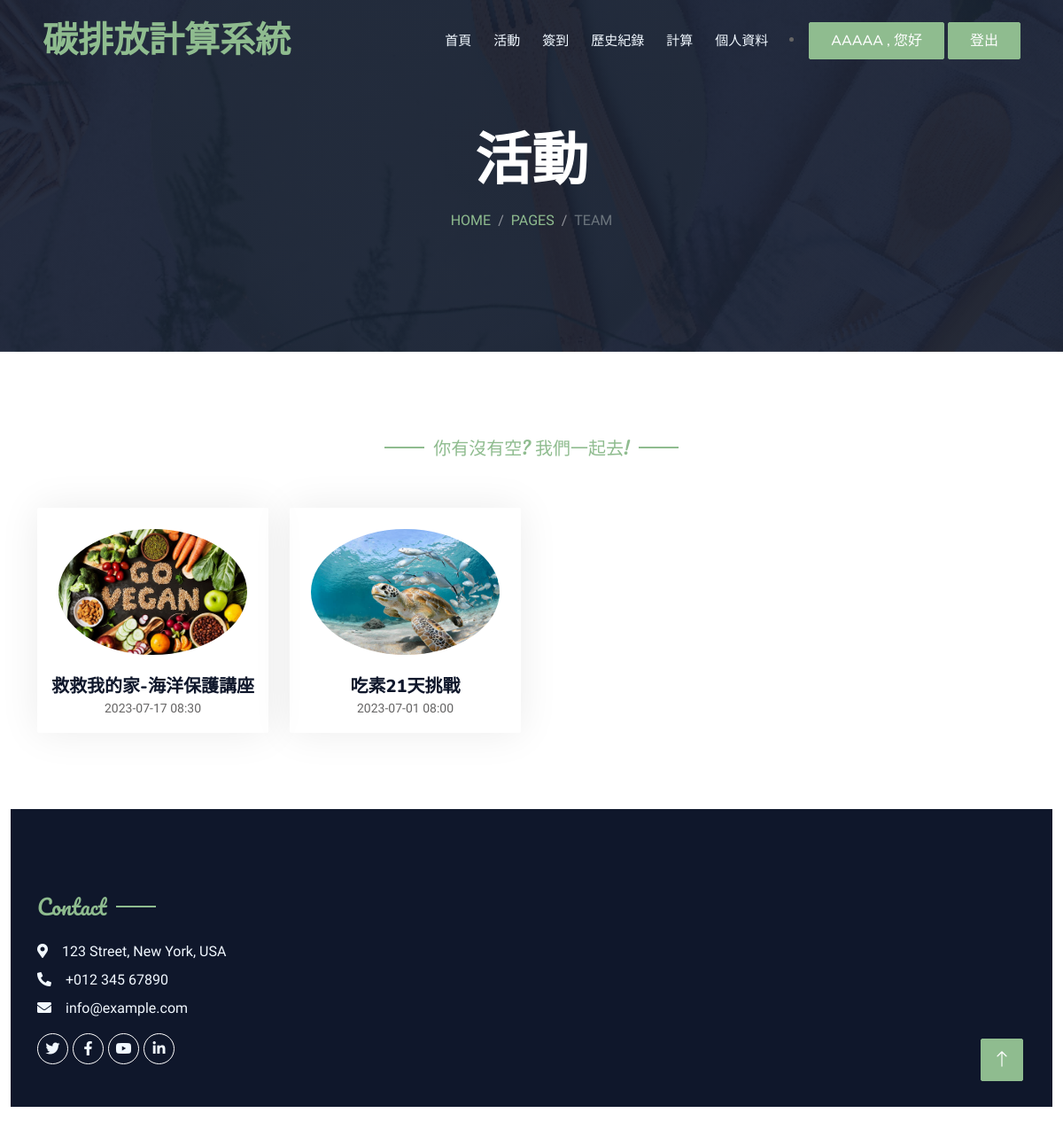
Page /碳排放/actAdmin.php (signed in) on the committed database.
### tables this page shows
CREATE TABLE `event` (
  `Name` varchar(20) NOT NULL,
  `Summery` varchar(20) NOT NULL,
  `Date` datetime(6) NOT NULL,
  `endDate` datetime(6) NOT NULL,
  `Location` varchar(50) NOT NULL,
  `ID` int(10) NOT NULL
);

### 碳排放/actAdmin.php (the view, shortened to what this page needs)
<!DOCTYPE html>
<html lang="en">
<head>
    <link href="https://cdnjs.cloudflare.com/ajax/libs/font-awesome/5.10.0/css/all.min.css" rel="stylesheet">
    <link href="https://cdn.jsdelivr.net/npm/bootstrap-icons@1.4.1/font/bootstrap-icons.css" rel="stylesheet">
    <link href="lib/animate/animate.min.css" rel="stylesheet">
    <link href="lib/owlcarousel/assets/owl.carousel.min.css" rel="stylesheet">
    <link href="lib/tempusdominus/css/tempusdominus-bootstrap-4.min.css" rel="stylesheet" />
    <link href="css/bootstrap.min.css" rel="stylesheet">
    <link href="css/style.css" rel="stylesheet">
</head>
<body>
    <div class="container-xxl bg-white p-0">
        <div class="container-xxl position-relative p-0">
            <nav class="navbar navbar-expand-lg navbar-dark bg-dark px-4 px-lg-5 py-3 py-lg-0">
                <a href="" class="navbar-brand p-0">
                    <h1 class="text-primary m-0"></i>碳排放計算系統</h1>
                </a>
                <div class="collapse navbar-collapse" id="navbarCollapse">
                    <div class="navbar-nav ms-auto py-0 pe-4">
                        <a href="index.php" class="nav-item nav-link">首頁</a>
                        <a href="actUser.php" class="nav-item nav-link">活動</a>
                        <a href="signin.php" class="nav-item nav-link">簽到</a>
                        <a href="history.php" class="nav-item nav-link">歷史紀錄</a>
                        <a href="count.php" class="nav-item nav-link">計算</a>
                        <?php if (empty($_SESSION["ID"])) { ?>
                    </div>
                    <li>
                        <a href="login.php" class="btn btn-primary py-2 px-4">登入</a>
                        <a href="insert.php" class="btn btn-primary py-2 px-4">註冊</a>
                    </li>
                <?php } else { ?>
                    <a href="information.php" class="nav-item nav-link">個人資料</a>
                </div>
                <li>
                    <a class="btn btn-primary py-2 px-4"><?php echo $_SESSION["Name"] ?> , 您好</a>
                    <a href="logout.php" class="btn btn-primary py-2 px-4">登出</a>
                </li>
        </div>
    <?php } ?>
    </nav>
    <div class="container-xxl py-5 bg-dark hero-header mb-5">
        <div class="container text-center my-5 pt-5 pb-4">
            <h1 class="display-3 text-white mb-3 animated slideInDown">活動</h1>
            <nav aria-label="breadcrumb">
                <ol class="breadcrumb justify-content-center text-uppercase">
                    <li class="breadcrumb-item"><a href="#">Home</a></li>
                    <li class="breadcrumb-item"><a href="#">Pages</a></li>
                    <li class="breadcrumb-item text-white active" aria-current="page">Team</li>
                </ol>
            </nav>
        </div>
    </div>
    </div>
    <div class="container-xxl pt-5 pb-3">
        <div class="container">
            <div class="text-center wow fadeInUp" data-wow-delay="0.1s">
                <h5 class="section-title ff-secondary text-center text-primary fw-normal"> 你有沒有空? 我們一起去! </h5>
            </div>
            <div class="row g-4">
                <?php
                $link = mysqli_connect("localhost", "root", "", "sa");
                $sql = "SELECT MAX(ID) AS maxId FROM event";
                $result = mysqli_query($link, $sql);
                while ($row = mysqli_fetch_assoc($result)) {
                    $maxID = $row['maxId'];
                }
                for ($i = 0; $i <= $maxID; $i++) {
                    $sql = "SELECT Name, Summery, DATE_FORMAT(Date, '%Y-%m-%d %H:%i') AS Date, Location, DATE_FORMAT(endDate, '%Y-%m-%d %H:%i') AS endDate FROM event WHERE ID=$i LIMIT 1";
                    $result = mysqli_query($link, $sql);
                    while ($row = mysqli_fetch_assoc($result)) {
                ?>
                        <div class="col-lg-3 col-md-6 wow fadeInUp" data-wow-delay="0.1s">
                            <div class="team-item text-center rounded overflow-hidden">
                                <div id="myObject<?php echo $i; ?>">
                                    <div class="rounded-circle overflow-hidden m-4">
                                        <img class="img-fluid" src="img/活動<?php echo $i; ?>.jpg" alt="">
                                    </div>
                                </div>
                                <h5 class="mb-0"><?php echo $row['Name']; ?></h5>
                                <small><?php echo $row['Date']; ?></small>
                            </div>
                        </div>
                <?php
                    }
                }
                ?>
            </div>
            <a href="#" class="btn btn-lg btn-primary btn-lg-square back-to-top"><i class="bi bi-arrow-up"></i></a>
        </div>
        <div class="container-fluid bg-dark text-light footer pt-5 mt-5 wow fadeIn" data-wow-delay="0.1s">
            <div class="container py-5">
                <div class="row g-5">
                    <div class="col-lg-3 col-md-6">
                        <h4 class="section-title ff-secondary text-start text-primary fw-normal mb-4">Contact</h4>
                        <p class="mb-2"><i class="fa fa-map-marker-alt me-3"></i>123 Street, New York, USA</p>
                        <p class="mb-2"><i class="fa fa-phone-alt me-3"></i>+012 345 67890</p>
                        <p class="mb-2"><i class="fa fa-envelope me-3"></i>info@example.com</p>
                        <div class="d-flex pt-2">
                            <a class="btn btn-outline-light btn-social" href=""><i class="fab fa-twitter"></i></a>
                            <a class="btn btn-outline-light btn-social" href=""><i class="fab fa-facebook-f"></i></a>
                            <a class="btn btn-outline-light btn-social" href=""><i class="fab fa-youtube"></i></a>
                            <a class="btn btn-outline-light btn-social" href=""><i class="fab fa-linkedin-in"></i></a>
                        </div>
                    </div>
                </div>
            </div>
        </div>
</body>
</html>

### 碳排放/css/style.css (style rules this page uses)
:root { --primary: #8fbc8f; --light: #F1F8FF; --dark: #0F172B; }
.ff-secondary { font-family: 'Pacifico', cursive; }
.back-to-top { position: fixed; display: none; right: 45px; bottom: 45px; z-index: 99; }
.btn { font-family: 'Nunito', sans-serif; font-weight: 500; text-transform: uppercase; transition: .5s; }
.btn.btn-primary, .btn.btn-secondary { color: #FFFFFF; }
.btn-lg-square { width: 48px; height: 48px; }
.btn-square, .btn-sm-square, .btn-lg-square { padding: 0; display: flex; align-items: center; justify-content: center; font-weight: normal; border-radius: 2px; }
.navbar-dark .navbar-nav .nav-link { position: relative; margin-left: 25px; padding: 35px 0; font-size: 15px; color: var(--light) !important; text-transform: uppercase; font-weight: 500; outline: none; transition: .5s; }
@media (min-width: 992px) { .navbar-dark { position: absolute; width: 100%; top: 0; left: 0; z-index: 999; background: transparent !important; } }
.hero-header { background: linear-gradient(rgba(15, 23, 43, .9), rgba(15, 23, 43, .9)), url(../img/bg-hero.jpg); background-position: center center; background-repeat: no-repeat; background-size: cover; }
.breadcrumb-item+.breadcrumb-item::before { color: rgba(255, 255, 255, .5); }
.section-title { position: relative; display: inline-block; }
.section-title::before { position: absolute; content: ""; width: 45px; height: 2px; top: 50%; left: -55px; margin-top: -1px; background: var(--primary); }
.section-title::after { position: absolute; content: ""; width: 45px; height: 2px; top: 50%; right: -55px; margin-top: -1px; background: var(--primary); }
.section-title.text-start::before, .section-title.text-end::after { display: none; }
.team-item { box-shadow: 0 0 45px rgba(0, 0, 0, .08); height: calc(100% - 38px); transition: .5s; }
.team-item img { transition: .5s; }
.footer .btn.btn-social { margin-right: 5px; width: 35px; height: 35px; display: flex; align-items: center; justify-content: center; color: var(--light); border: 1px solid #FFFFFF; border-radius: 35px; transition: .3s; }

### rows in the picture
event: shows a picture, Name "救救我的家-海洋保護講座", Date "2023-07-17 08:30"
event: shows a picture, Name "吃素21天挑戰", Date "2023-07-01 08:00"

### other values in the picture
$_SESSION["Name"] "AAAAA"
